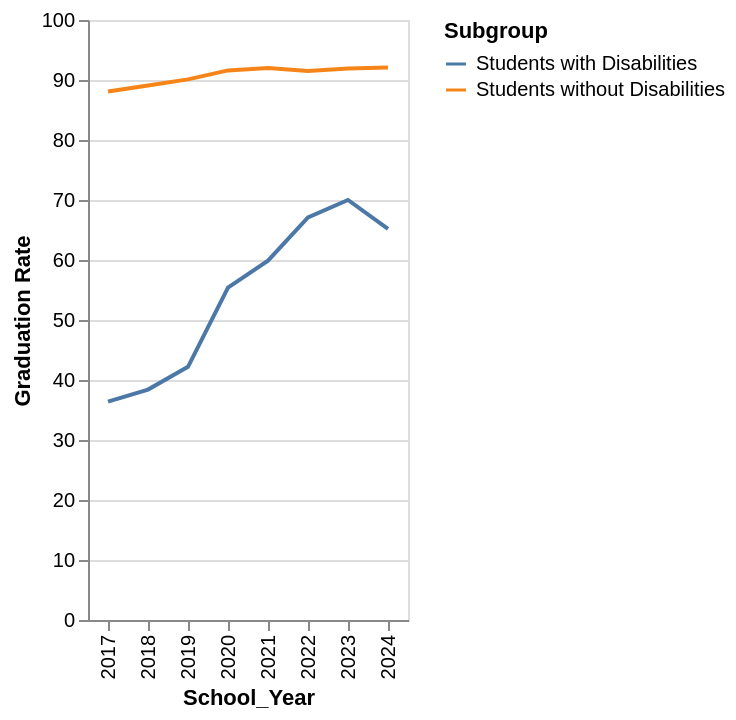

Notebook code for this chart:
### Code cell
alt.Chart(ms_grad_hist).mark_line().encode(
    x="School_Year",
    y = "Graduation Rate",
    color = "Subgroup"
)

### Figure 1 — Vega-Lite specification as saved in the notebook (floating-point values rounded to 4 significant figures)
{"config": {"view": {"continuousWidth": 300, "continuousHeight": 300}}, "data": {"name": "data-869774bf54a078d37746e1eb2083347d"}, "mark": {"type": "line"}, "encoding": {"color": {"field": "Subgroup", "type": "nominal"}, "x": {"field": "School_Year", "type": "nominal"}, "y": {"field": "Graduation Rate", "type": "quantitative"}}, "$schema": "https://vega.github.io/schema/vega-lite/v6.4.1.json", "datasets": {"data-869774bf54a078d37746e1eb2083347d": [{"School_Year": "2018", "Subgroup": "Students with Disabilities", "Graduation Rate": 38.4, "% Chronic Absenteeism": "17.4"}, {"School_Year": "2018", "Subgroup": "Students without Disabilities", "Graduation Rate": 89.1, "% Chronic Absenteeism": "12.4"}, {"School_Year": "2019", "Subgroup": "Students with Disabilities", "Graduation Rate": 42.2, "% Chronic Absenteeism": "  "}, {"School_Year": "2019", "Subgroup": "Students without Disabilities", "Graduation Rate": 90.1, "% Chronic Absenteeism": "  "}, {"School_Year": "2023", "Subgroup": "Students with Disabilities", "Graduation Rate": 70.0, "% Chronic Absenteeism": "27.3"}, {"School_Year": "2023", "Subgroup": "Students without Disabilities", "Graduation Rate": 91.9, "% Chronic Absenteeism": "23.3"}, {"School_Year": "2017", "Subgroup": "Students with Disabilities", "Graduation Rate": 36.4, "% Chronic Absenteeism": "21.8"}, {"School_Year": "2017", "Subgroup": "Students without Disabilities", "Graduation Rate": 88.1, "% Chronic Absenteeism": "16.1"}, {"School_Year": "2022", "Subgroup": "Students with Disabilities", "Graduation Rate": 67.1, "% Chronic Absenteeism": "27.5"}, {"School_Year": "2022", "Subgroup": "Students without Disabilities", "Graduation Rate": 91.5, "% Chronic Absenteeism": "23.2"}, {"School_Year": "2024", "Subgroup": "Students with Disabilities", "Graduation Rate": 65.2, "% Chronic Absenteeism": "30.7"}, {"School_Year": "2024", "Subgroup": "Students without Disabilities", "Graduation Rate": 92.1, "% Chronic Absenteeism": "27"}, {"School_Year": "2021", "Subgroup": "Students with Disabilities", "Graduation Rate": 59.9, "% Chronic Absenteeism": "31.4"}, {"School_Year": "2021", "Subgroup": "Students without Disabilities", "Graduation Rate": 92.0, "% Chronic Absenteeism": "27.4"}, {"School_Year": "2020", "Subgroup": "Students with Disabilities", "Graduation Rate": 55.4, "% Chronic Absenteeism": "23.1"}, {"School_Year": "2020", "Subgroup": "Students without Disabilities", "Graduation Rate": 91.6, "% Chronic Absenteeism": "20.3"}]}}
